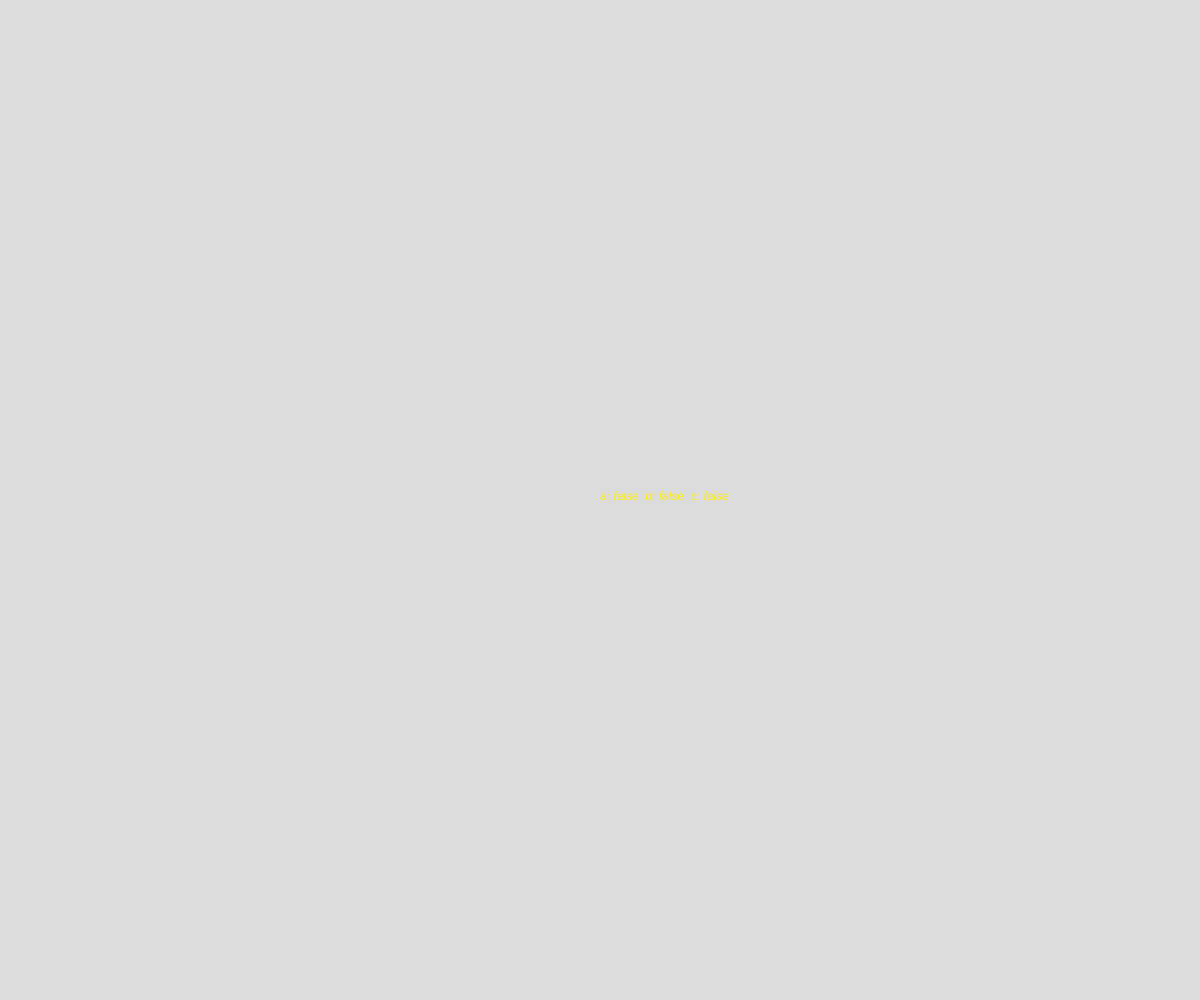
Frame 1 (no input)
Frame 60 (no input): identical to frame 1, image omitted
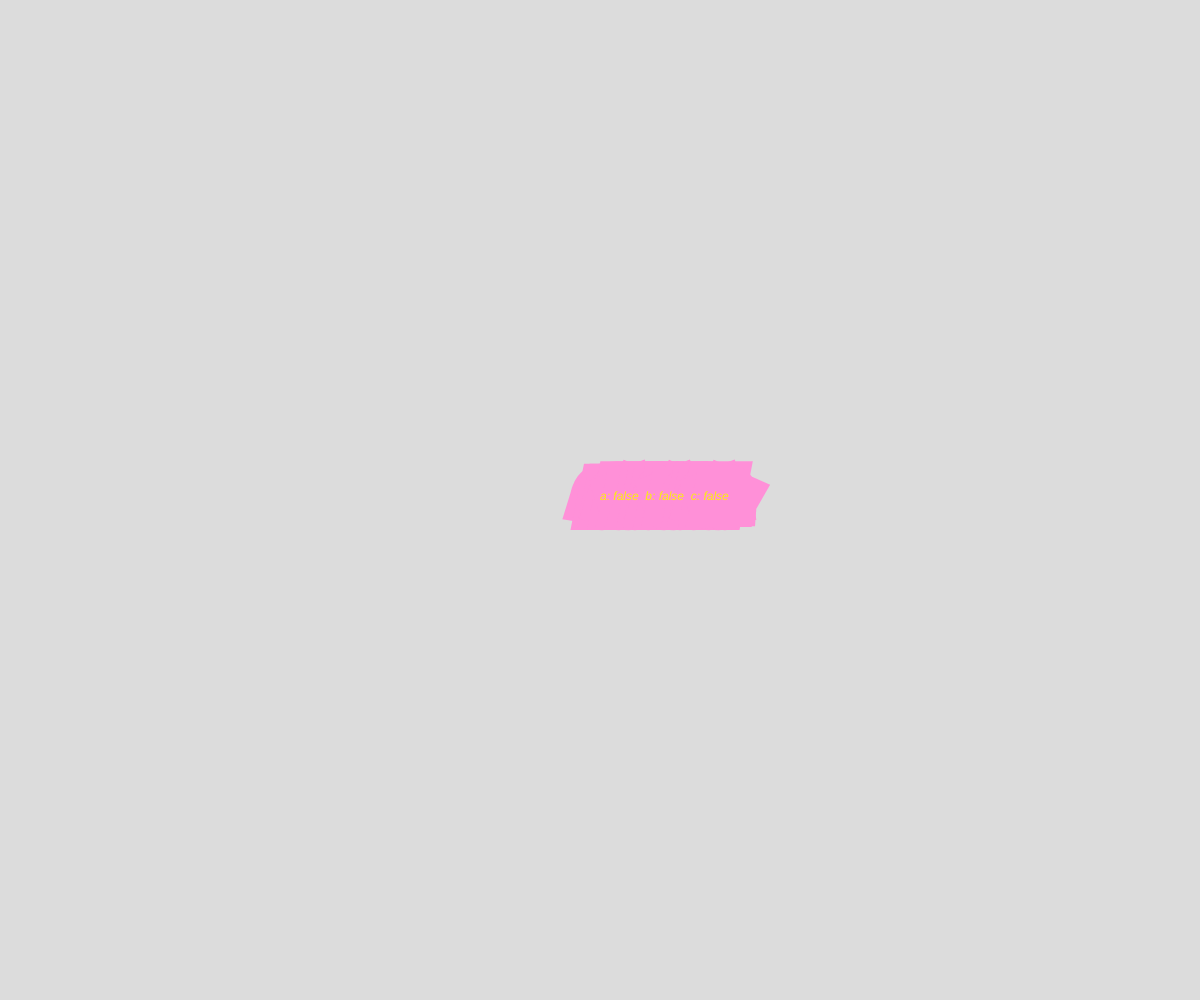
Frame 120 (the mouse pressed at the canvas centre since frame 60)

The p5.js sketch that drew these frames (run headless with seeded random() and noise() and a simulated clock; from frame 60 on, the mouse is pressed at the canvas centre):

// p5.js sketch
// ── sketch.js
// Multiple Keys and Outlines
// Eliz Vo
// September 15, 2025

// keyIsDown( "keyCode")  -> returns a boolean
function setup() {
  createCanvas(windowWidth, windowHeight);
}

function draw() {
  
  background(220);
  checkMulti();
}

function checkMulti(){
  strokeWeight(mouseX/10);
  stroke(255, 144,216);
  fill(252,238,15);
  textStyle(ITALIC, 50, 40);
  // check for multiple keys (3 simulateneous)
  let a = keyIsDown(65); //"a"
  let b = keyIsDown(66); //"b"
  let c = keyIsDown(67); //"c"
  text("a: " + a + "\tb: " + b + "\tc: " +c, width/2, height/2);
}
